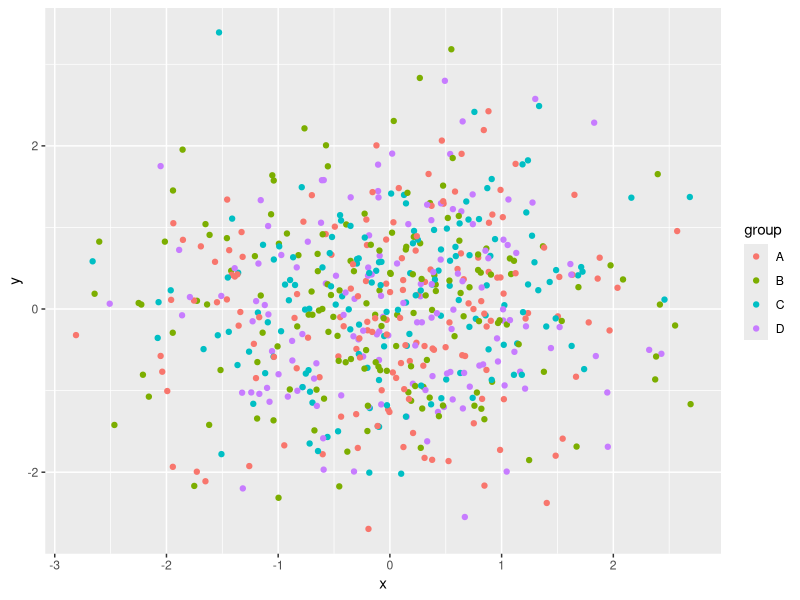
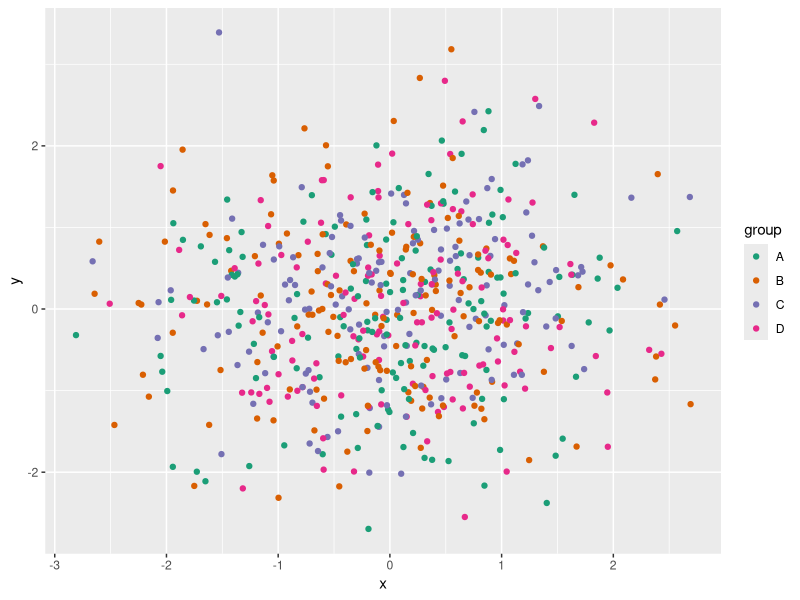
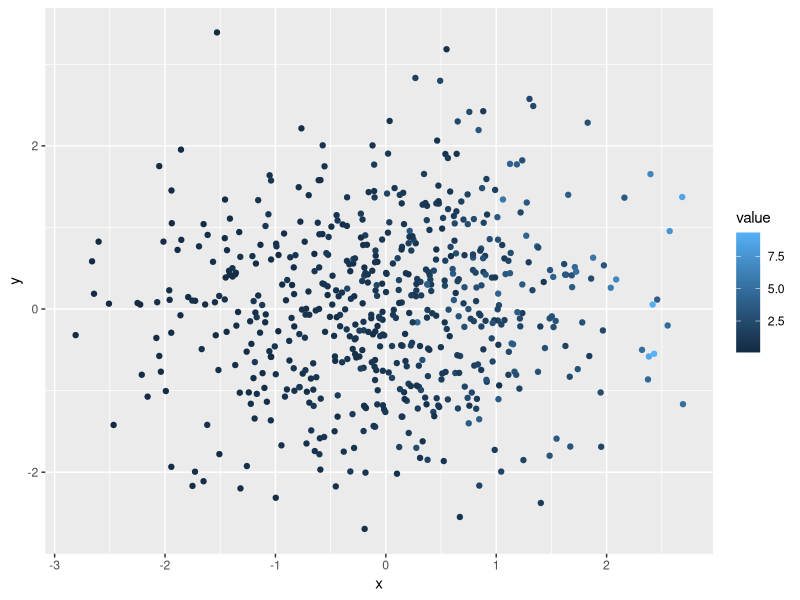
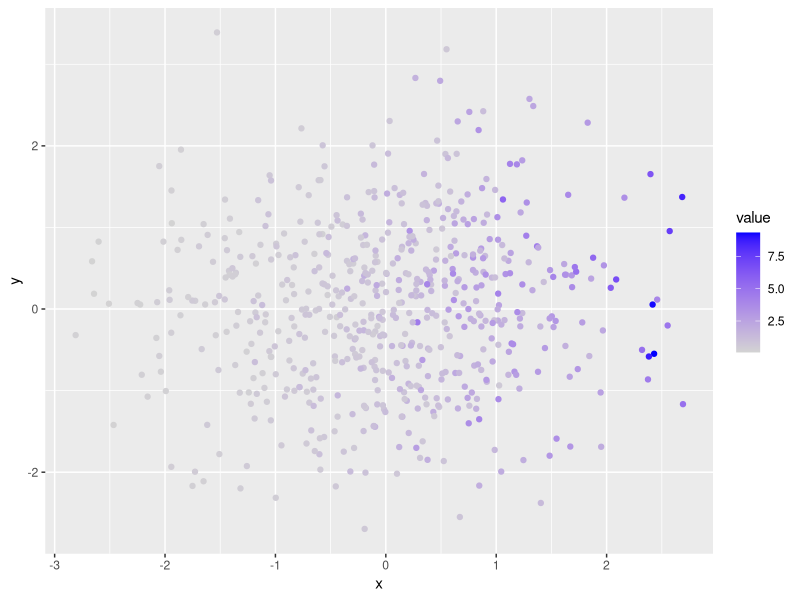
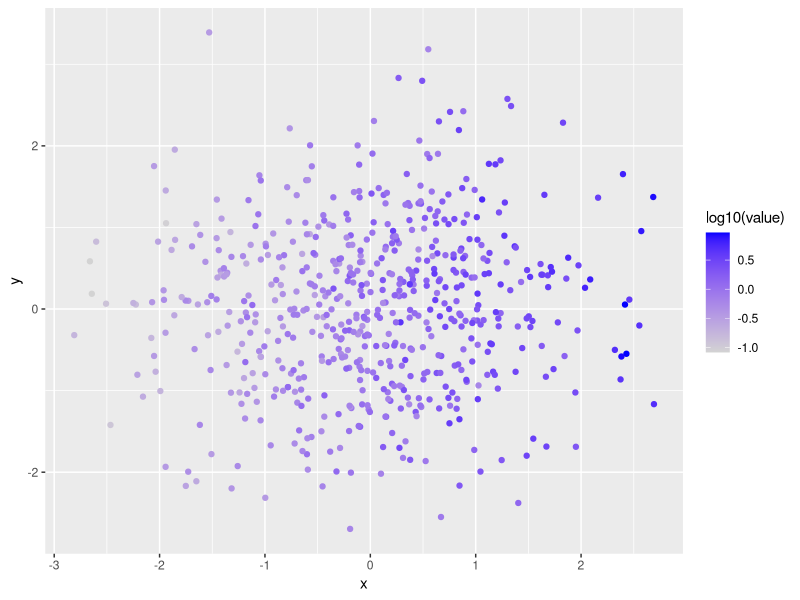
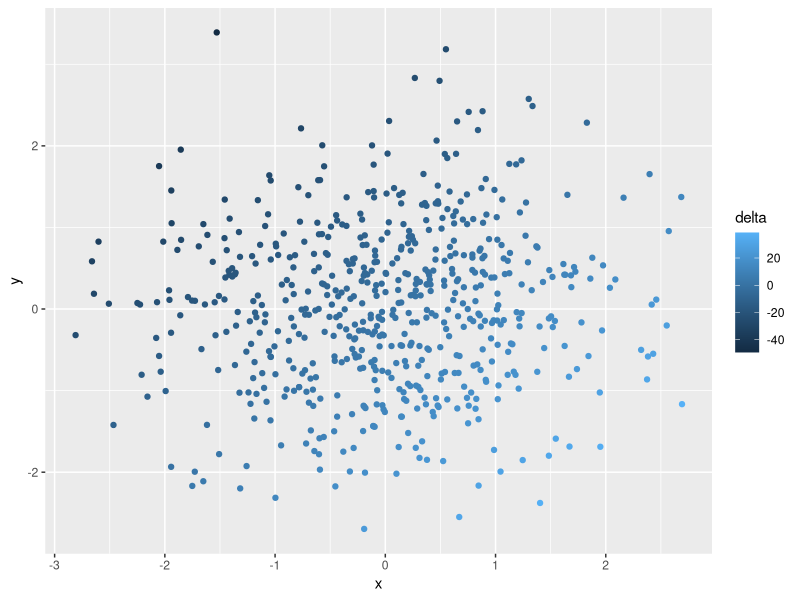
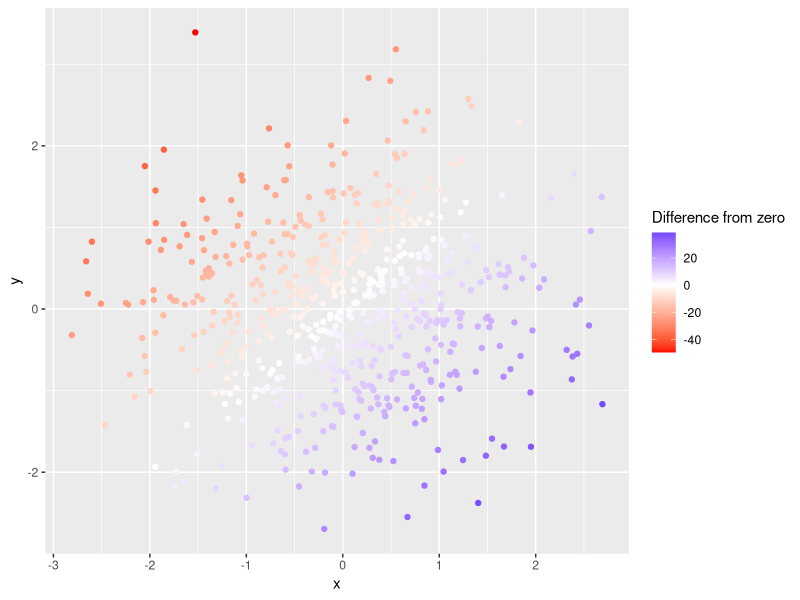
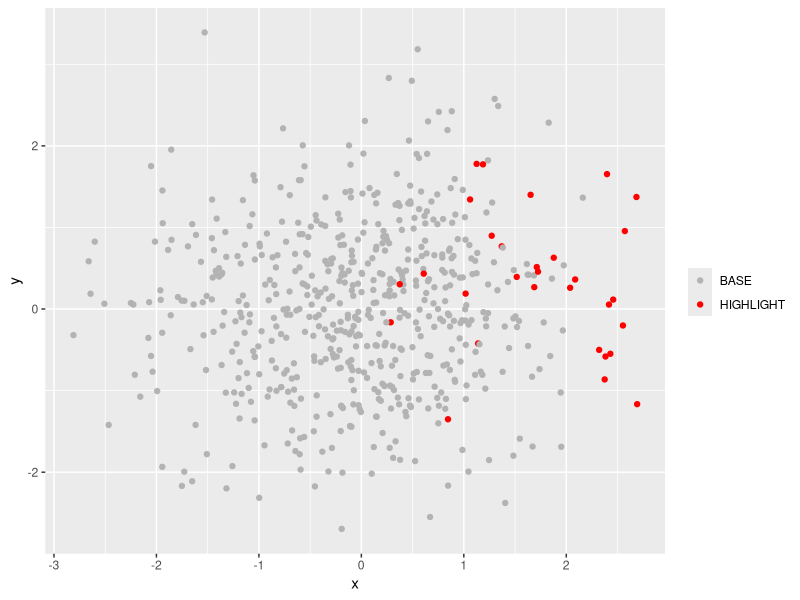

Generate these figures, in order, with R:
## ---- chunk 1
library(ggplot2)
library(dplyr)

set.seed(123)
## ---- chunk 2
n <- 600

df_color <- data.frame(
  id = 1:n,
  group = sample(c("A", "B", "C", "D"), n, replace = TRUE),
  x = rnorm(n),
  y = rnorm(n)
)

df_color <- df_color %>%
  mutate(
    value = exp(0.7 * x + rnorm(n, sd = 0.4)),
    delta = (x - y) * 10
  )
## ---- chunk 3
summary(df_color)
## ---- chunk 4
ggplot(df_color, aes(x = x, y = y, color = group)) +
  geom_point()
## ---- chunk 5
ggplot(df_color, aes(x = x, y = y, color = group)) +
  geom_point() +
  scale_color_brewer(palette = "Dark2")
## ---- chunk 6
ggplot(df_color, aes(x = x, y = y, color = value)) +
  geom_point()
## ---- chunk 7
ggplot(df_color, aes(x = x, y = y, color = value)) +
  geom_point() +
  scale_color_gradient(low = "lightgray", high = "blue")
## ---- chunk 8
df_color <- df_color %>%
  mutate(log_value = log10(value))
## ---- chunk 9
ggplot(df_color, aes(x = x, y = y, color = log_value)) +
  geom_point() +
  scale_color_gradient(low = "lightgray", high = "blue") +
  labs(color = "log10(value)")
## ---- chunk 10
ggplot(df_color, aes(x = x, y = y, color = delta)) +
  geom_point()
## ---- chunk 11
ggplot(df_color, aes(x = x, y = y, color = delta)) +
  geom_point() +
  scale_color_gradient2(
    low = "red",
    mid = "white",
    high = "blue",
    midpoint = 0
  ) +
  labs(color = "Difference from zero")
## ---- chunk 12
df_color <- df_color %>%
  mutate(highlight = ifelse(value > quantile(value, 0.95), "HIGHLIGHT", "BASE"))
## ---- chunk 13
ggplot(df_color, aes(x = x, y = y, color = highlight)) +
  geom_point() +
  scale_color_manual(values = c("BASE" = "gray70", "HIGHLIGHT" = "red")) +
  labs(color = "")
## ---- chunk 14
ggplot(df_color, aes(x = x, y = y)) +
  geom_point(color = "gray70") +
  geom_point(
    data = df_color %>% filter(highlight == "HIGHLIGHT"),
    color = "red",
    size = 2
  )
## ---- chunk 15
ggplot(df_color, aes(x = x, y = y, color = delta)) +
  geom_point() +
  scale_color_gradient2(
    low = "red",
    mid = "white",
    high = "blue",
    midpoint = 0
  ) +
  labs(color = "Difference from zero") + 
  theme_bw()
## ---- chunk 16
ggplot(df_color, aes(x = x, y = y, color = delta)) +
  geom_point() +
  scale_color_gradient2(
    low = "red",
    mid = "white",
    high = "blue",
    midpoint = 0
  ) +
  labs(color = "Difference from zero") + 
  theme_classic()
## ---- chunk 17
ggplot(df_color, aes(x = x, y = y, color = delta)) +
  geom_point() +
  scale_color_gradient2(
    low = "red",
    mid = "white",
    high = "blue",
    midpoint = 0
  ) +
  labs(color = "Difference from zero") + 
  theme_minimal()
## ---- chunk 18
ggplot(df_color, aes(x = x, y = y, color = delta)) +
  geom_point() +
  scale_color_gradient2(
    low = "red",
    mid = "white",
    high = "blue",
    midpoint = 0
  ) +
  labs(color = "Difference from zero") + 
  theme_dark()
## ---- chunk 19
library(RColorBrewer)
pal_df <- data.frame(
  palette = c(rep("Set2 (categorical)", 8),
              rep("Dark2 (categorical)", 8),
              rep("Blues (sequential)", 9),
              rep("RdBu (diverging)", 11)),
  color = c(brewer.pal(8, "Set2"),
            brewer.pal(8, "Dark2"),
            brewer.pal(9, "Blues"),
            brewer.pal(11, "RdBu")),
  idx = c(1:8, 1:8, 1:9, 1:11)
)

## ---- chunk 20
ggplot(pal_df, aes(x = idx, y = palette, fill = color)) +
  geom_tile() +
  scale_fill_identity() +
  labs(x = "", y = "") +
  theme(
    axis.text.x = element_blank(),
    axis.ticks.x = element_blank()
  ) + 
  theme_classic()
## ---- chunk 21
rain_df <- data.frame(
  idx = 1:60,
  color = hcl(
    h = seq(0, 360, length.out = 60),
    c = 100,
    l = 65
  )
)

ggplot(rain_df, aes(x = idx, y = 1, fill = color)) +
  geom_tile() +
  scale_fill_identity() +
  labs(x = "", y = "") +
  theme(
    axis.text = element_blank(),
    axis.ticks = element_blank(),
    panel.grid = element_blank()
  ) + 
  theme_classic()
## ---- chunk 22
pair_df <- data.frame(
  pair = rep(c("Pair 1", "Pair 2", "Pair 3", "Pair 4"), each = 2),
  side = rep(c("A", "B"), times = 4),
  color = c("#1f77b4", "#ff7f0e",   # blue / orange
            "#2ca02c", "#d62728",   # green / red (high risk for CVD)
            "#9467bd", "#bcbd22",   # purple / olive
            "#17becf", "#e377c2")   # cyan / magenta
)

ggplot(pair_df, aes(x = side, y = pair, fill = color)) +
  geom_tile() +
  scale_fill_identity() +
  labs(x = "", y = "") +
  theme(
    axis.text.x = element_text(size = 14),
    panel.grid = element_blank()
  ) + 
  theme_classic()
